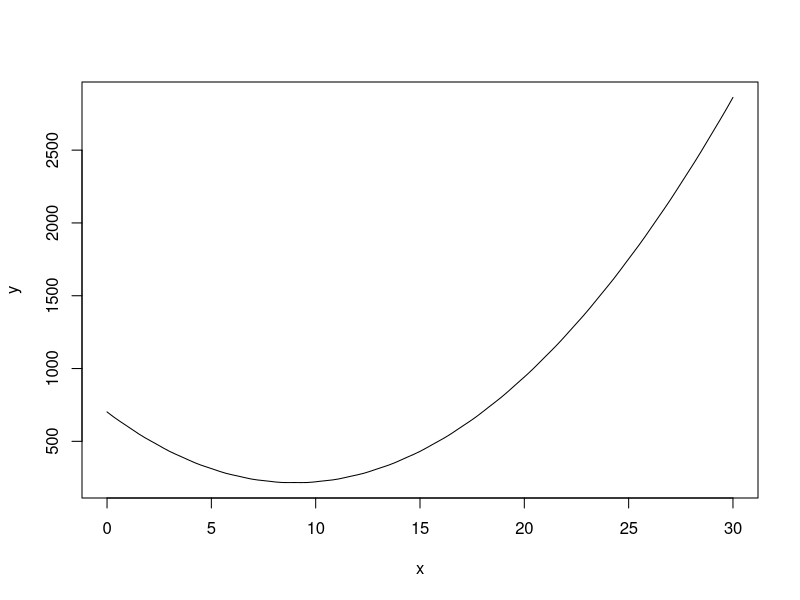

R code for this plot: (Note: this script raises an error after producing the figure.)
#OPTIMISE

y <- function(x) {(x-3)^2+2*(x-3)^2+3*(x-15)^2+sin(100*x)}

optimise(y, c(0,100))
optimise(y, c(0,15))
optimise(y, c(9,12))
optimise(y, c(10,11))
plot(y,0,30)

# we do not get the same optimum each time
# we get local optimums (not global optimum)

#INTEGRATE

function(x) {x*sin(x)}
integrate(function(x) {x*sin(x)}, lower = -7e5, upper = 7e5, subdivisions=1e7)
system.time(integrate(function(x) {x*sin(x)}, lower = -7e5, upper = 7e5, subdivisions=1e7))
# 18.14

#PARALLEL

#make subintervals of the given interval (-7e5,7e5)

library(parallel)
cl <- makePSOCKcluster(16)  #1.56 with cluster size 16
system.time(parLapply(cl,(-7:7)*1e5,(function(x) { integrate(function (x) { x*sin(x) }, x, x+1e5, subdivisions = 1e7)})))
stopCluster(cl)

#MEMOISE

fib <- function(n) {
  if (n < 2) return(1)
  fib(n - 2) + fib(n - 1)
}

fib2 <- memoise(function(n) {
  if (n < 2) return(1)
  fib2(n - 2) + fib2(n - 1)
})
fib3 <- memoise(fib)

fib(28)
fib2(28)
fib3(28)
system.time(fib(28))
system.time(fib2(28))
system.time(fib3(28))  #fib3 is the fastest

#GGPLOT

#Example to use qplot

#first install ggplot2 package, then load the library:
#install.packages("ggplot2")  
library(ggplot2)
#We work with the data set mpg in ggplot2:
str(mpg)
#We want to look at the relation between engine displacement(displ) and highway miles per gallon(hwy):
qplot(displ, hwy , data=mpg)
#the data set has three different factors: drv. f = front-wheel drive, r = rear wheel drive, 4 = 4wd.
#We can plot the relation b/w displ and hwy for different factors using color=drv:
qplot(displ, hwy , data=mpg, color =drv)
#we can add statistics to the plot using geom. Let's add a smoother to a plot:
qplot(displ, hwy, data =mpg, geom=c("point","smooth"))
#we can also check the linear relationship for the data:
qplot(displ, hwy, data =mpg, geom=c("point","smooth"),method="lm")
#we can check the linear relationship for different groups:
qplot(displ, hwy, data =mpg, geom=c("point","smooth"),method="lm",color=drv)
#we can use theme() to modify theme setting.
#We first assign the graph to variable gr:
gr <- qplot(displ, hwy, data =mpg, geom=c("point","smooth"),method="lm",color=drv)
#then we can modify it,e.g change the color of the rectangular elements to pink:
gr + theme(panel.background = element_rect(fill = "pink"))

# Exercise

library(ggplot2)
str(diamonds)
qplot(carat, price , data=diamonds)
qplot(carat, price , data=diamonds, color =color)
qplot(carat, price , data=diamonds,geom=c("point","smooth"))
gr2 <- qplot(carat, price , data=diamonds,geom=c("point","smooth"))
gr2 + scale_colour_brewer(name = "New legends")
#boxplot(price~carat,data=diamonds,col=(c("gold","green")), main="boxplot", xlab="carat", ylab="price")
qplot(color, price/carat, data = diamonds, geom = 'boxplot', fill = color)
